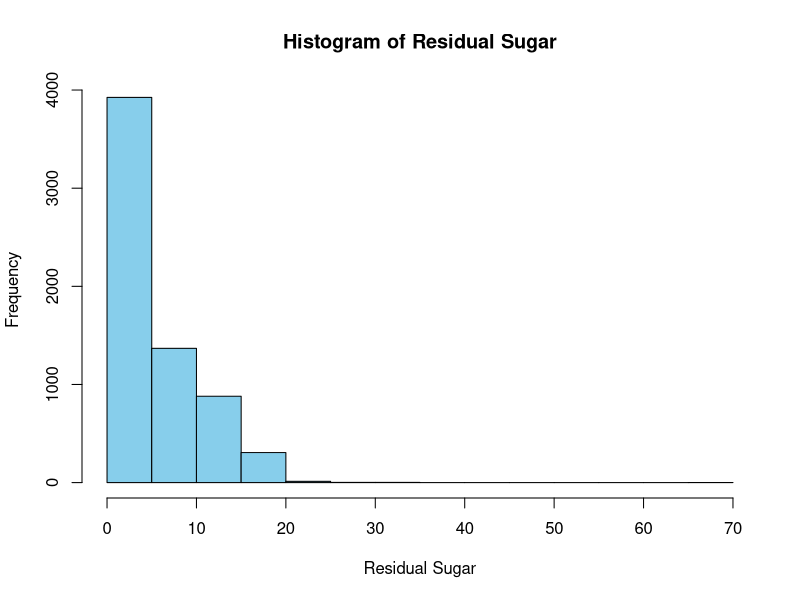
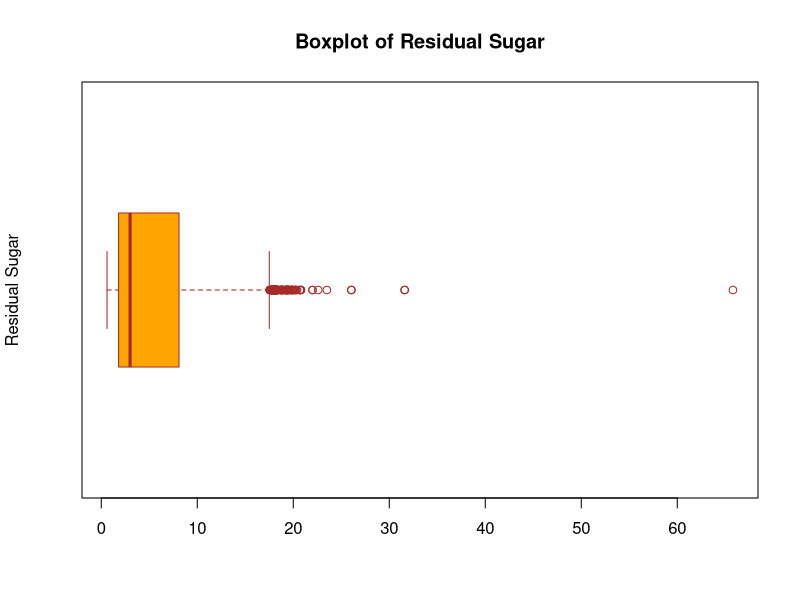
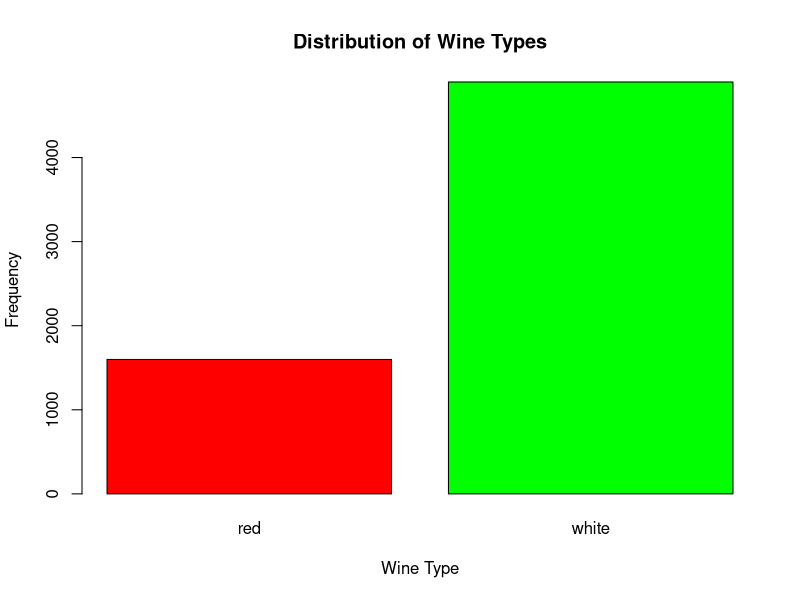
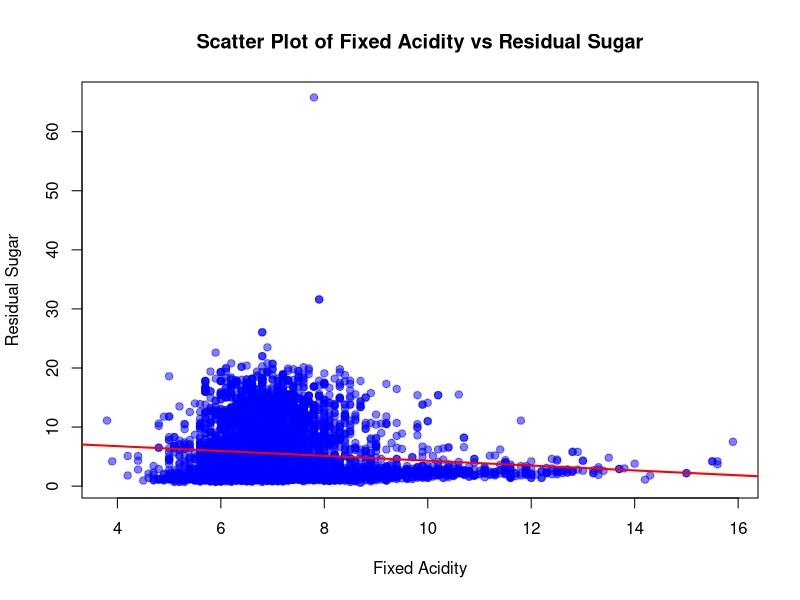
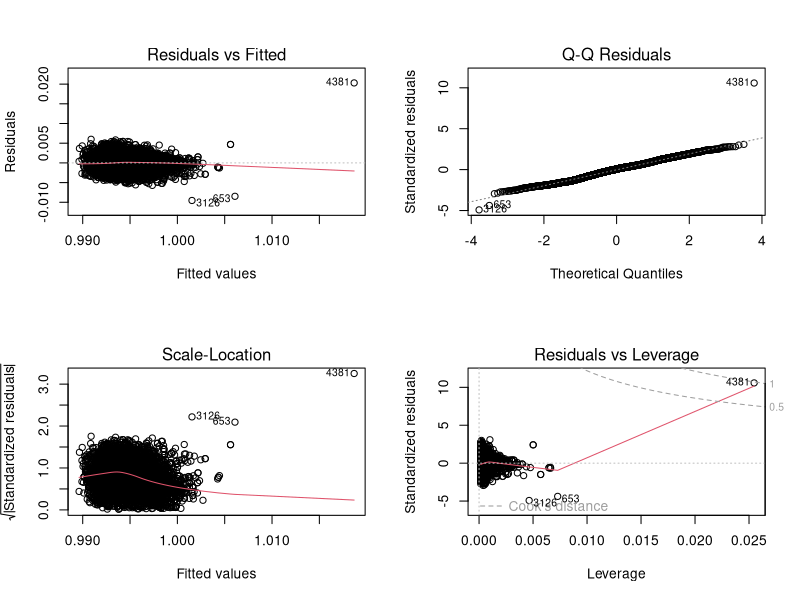
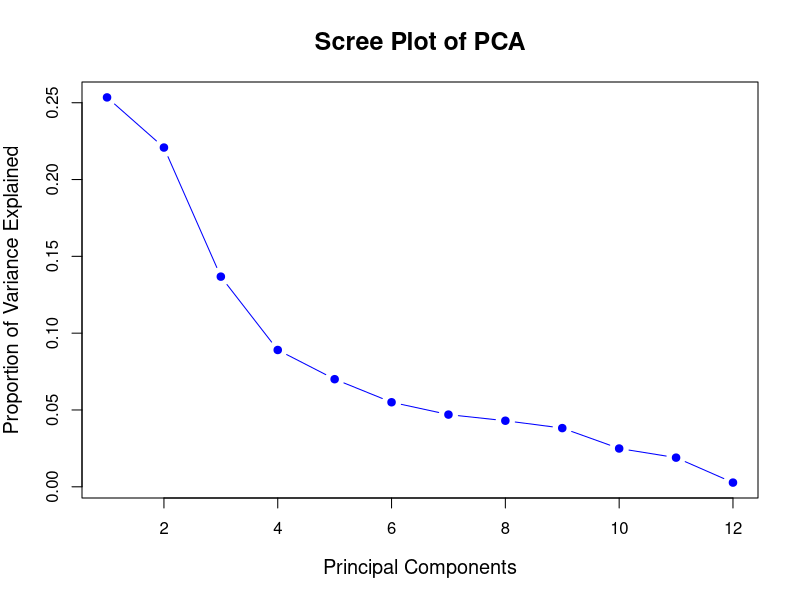
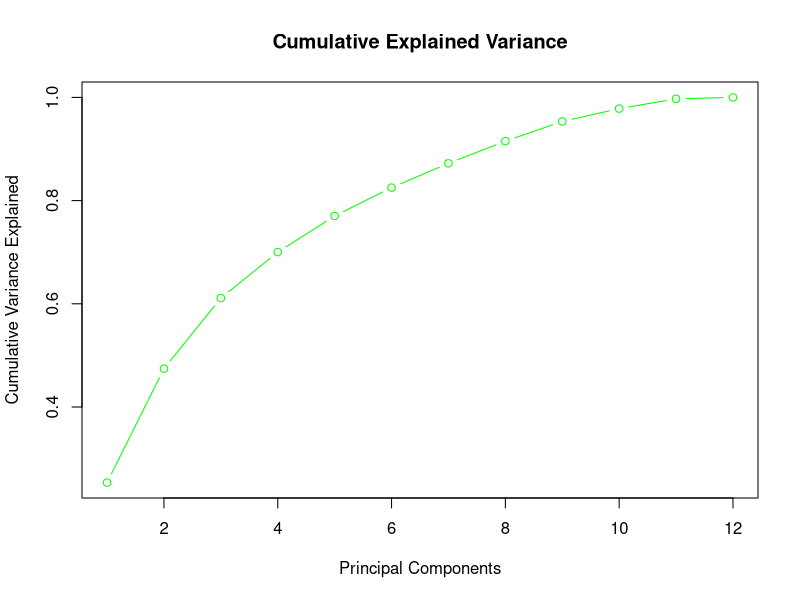
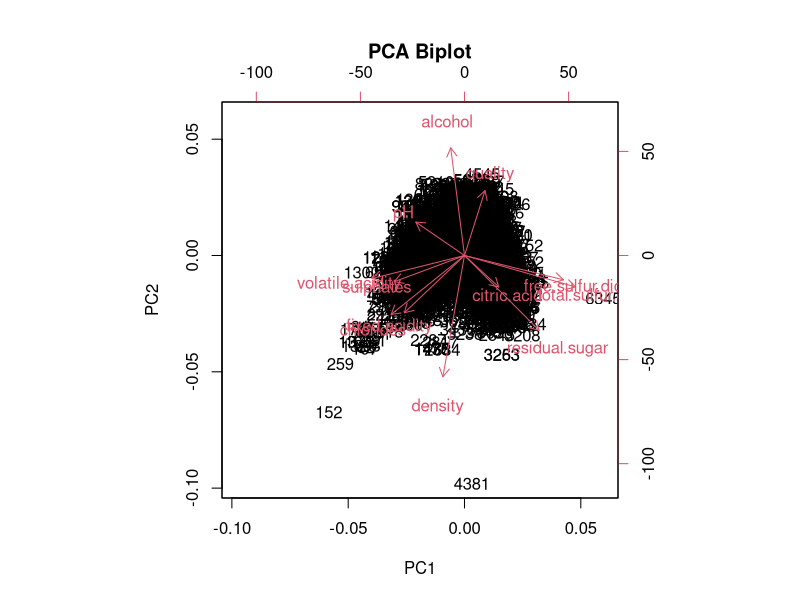

These figures' R source, in order:


if (!requireNamespace("rstudioapi", quietly = TRUE)) install.packages("rstudioapi")
setwd(dirname(rstudioapi::getActiveDocumentContext()$path))
dev.new()

#=====================Data Overview==========================
# Load the combined dataset
wine <- read.csv("wine_quality.csv")

# Display the structure of the dataset
str(wine)

# Print the number of observations and variables
cat("Number of observations:", nrow(wine), "\n")
cat("Number of variables:", ncol(wine), "\n")
head(wine)

#==================Summary Statistics=========================

# Calculate statistics for 'residual.sugar'
mean_residual_sugar <- mean(wine$residual.sugar, na.rm = TRUE)
median_residual_sugar <- median(wine$residual.sugar, na.rm = TRUE)
std_dev_residual_sugar <- sd(wine$residual.sugar, na.rm = TRUE)
min_residual_sugar <- min(wine$residual.sugar, na.rm = TRUE)
max_residual_sugar <- max(wine$residual.sugar, na.rm = TRUE)

# Print the results
cat("Mean:", mean_residual_sugar, "\n")
cat("Median:", median_residual_sugar, "\n")
cat("Standard Deviation:", std_dev_residual_sugar, "\n")
cat("Minimum:", min_residual_sugar, "\n")
cat("Maximum:", max_residual_sugar, "\n")

#===============Distribution Visualization====================

# Histogram for 'residual.sugar'
hist(wine$residual.sugar, 
     main = "Histogram of Residual Sugar", 
     xlab = "Residual Sugar", 
     col = "skyblue", 
     border = "black", 
     breaks = 20)

# Boxplot for 'residual.sugar'
boxplot(wine$residual.sugar, 
        main = "Boxplot of Residual Sugar", 
        ylab = "Residual Sugar", 
        col = "orange", 
        border = "brown", 
        horizontal = TRUE)

# Description of the distribution and outliers:
summary(wine$residual.sugar)
#============== Categorical Variable Analysis======================

# Bar plot for 'type'
barplot(table(wine$type), 
        main = "Distribution of Wine Types", 
        xlab = "Wine Type", 
        ylab = "Frequency", 
        col = c("red", "green"), 
        border = "black")

# Display the counts for each wine type
table(wine$type)
#=================Correlation Analysis============================

# Calculate the Pearson correlation coefficient
correlation <- cor(wine$fixed.acidity, wine$residual.sugar, use = "complete.obs", method = "pearson")

# Print the result
cat("Pearson correlation coefficient between fixed.acidity and residual.sugar:", correlation, "\n")
#================Scatter plot=============================


# Scatter plot with trend line for 'fixed.acidity' and 'residual.sugar'
plot(wine$fixed.acidity, wine$residual.sugar,
     main = "Scatter Plot of Fixed Acidity vs Residual Sugar",
     xlab = "Fixed Acidity",
     ylab = "Residual Sugar",
     pch = 19,               # Solid circle for points
     col = rgb(0, 0, 1, 0.5)) # Semi-transparent blue color

# Add a trend line
abline(lm(residual.sugar ~ fixed.acidity, data = wine), col = "red", lwd = 2)

# Display the correlation coefficient
correlation <- cor(wine$fixed.acidity, wine$residual.sugar, use = "complete.obs", method = "pearson")
cat("Pearson correlation coefficient:", correlation, "\n")

#===============linear regression model======================
# Fit a linear regression model predicting 'quality' using 'fixed.acidity' and 'residual.sugar'
model <- lm(density ~ fixed.acidity + residual.sugar, data = wine)

# Display the summary of the model
summary(model)
#===============Model Diagnostics============================

# Diagnostic plots for the regression model
par(mfrow = c(2, 2))  # Arrange the plots in a 2x2 grid
plot(model)

# Reset the plotting layout to default
par(mfrow = c(1, 1))
#==============PCA==========================================
# Subset numerical variables from the dataset (excluding categorical variable 'type' and 'quality')
numerical_data <- wine[, sapply(wine, is.numeric)]

# Perform PCA on the numerical data
pca_model <- prcomp(numerical_data, scale. = TRUE)

# Summary of PCA model to get the proportion of variance explained by each component
summary(pca_model)

# Get the proportion of variance explained by each principal component
variances <- summary(pca_model)$importance[2,]  # Proportion of variance (row 2 of the summary)

# Plot the scree plot as a curve
plot(variances, type = "b", col = "blue", pch = 19, 
     main = "Scree Plot of PCA", 
     xlab = "Principal Components", 
     ylab = "Proportion of Variance Explained", 
     cex.main = 1.5, cex.lab = 1.2)

# Optional: Cumulative variance plot
plot(cumsum(pca_model$sdev^2) / sum(pca_model$sdev^2), 
     main = "Cumulative Explained Variance", 
     xlab = "Principal Components", 
     ylab = "Cumulative Variance Explained", 
     type = "b", col = "green")
#=================
# Biplot of the first two principal components
biplot(pca_model, main = "PCA Biplot")

# Display the loadings of the first two principal components
pca_model$rotation[, 1:2]
